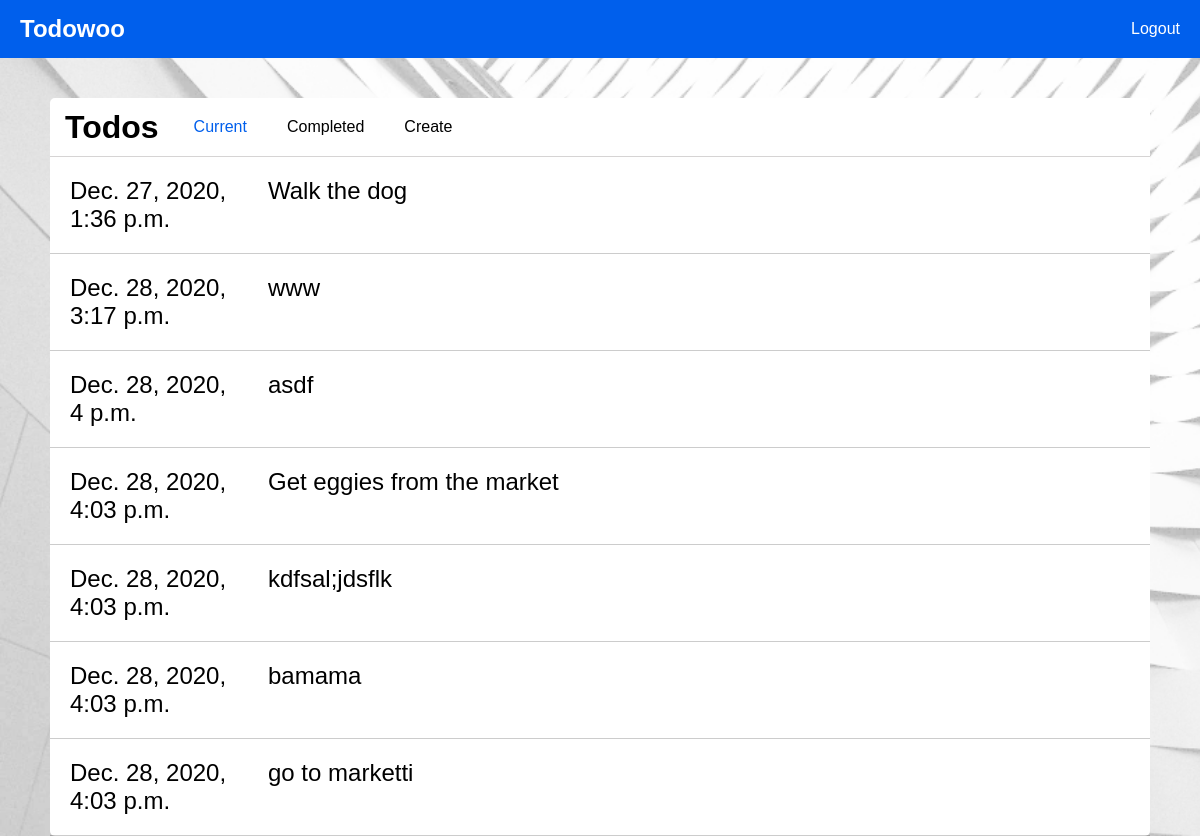
The app's page /current/ (signed in) with its own data.
### todo/models.py (models this page shows, shortened)
class todo(models.Model):
    title = models.CharField(max_length = 100)
    memo = models.TextField(blank=True)
    created = models.DateTimeField(auto_now_add=True)
    datecompleted = models.DateTimeField(null=True, blank=True)
    important = models.BooleanField(default=False)
    author =  models.ForeignKey(User, on_delete=models.CASCADE)

### todo/views.py (the view)
# urls.py: path('current/', views.current_todos, name='current_todos'),
def current_todos(request):
    if request.user.is_authenticated:
        todo_objects = todo.objects.filter(author = request.user)
        todo_objects_to_send = []
        for todo_obj in todo_objects:
            if not todo_obj.datecompleted:
                todo_objects_to_send.append(todo_obj)
        context = {
            'todos' : todo_objects_to_send
        }
        return render(request, 'todo/current_todos.html', context)
    else:
        return redirect('loginuser')

### todo/templates/todo/current_todos.html (shortened to what this page needs)
<!DOCTYPE html>
<html lang="en">
<head>
    {% load static %}
    <link rel="stylesheet" href="{% static 'css/home.css' %}">
    <link rel="stylesheet" href="{% static 'css/current.css' %}">
</head>
<body>
    <header>
        <nav class="navbar">
            <h1>
                Todowoo
            </h1>
            <ul>
                <li><form method="POST" action="{% url 'logoutuser' %}">{% csrf_token %}<button type="submit" class="nav-btn">Logout</button></form></li>
            </ul>
        </nav>
    </header>
    <div class="container-current">
        <div class="nav">
            <h1>Todos</h1>
            <ul>
                <li class="active">
                    <a href="#" id="current">Current</a>
                </li>
                <li><a href="{% url 'completed_todos' %}">Completed</a></li>
                <li><a href="{% url 'create_todo' %}">Create</a></li>
            </ul>
        </div>
        <div class="todos-table">
            {% for todo in todos %}
            <a href="{% url 'detail_page' todo.id %}" class="todos-detail-link">
            <div class="todos-row">
                <div class="todos-column-1">
                    <h2>{{ todo.created }}</h2>
                </div>
                <div class="todos-column-2">
                    <h2>{{ todo.title }}</h2>
                </div>
            </div>
            </a>
            {% endfor %}
        </div>
    </div>
</body>
</html>

### todo/static/css/home.css (style rules this page uses)
* { font-family: Arial, Helvetica, sans-serif; margin: 0; padding: 0; box-sizing: border-box; }
body { background-image: url("../images/background.jpg"); background-repeat: no-repeat; background-size: cover; }
:root { --primary-color: rgb(0, 95, 236); }
.navbar { display: flex; align-items: center; justify-content: space-between; background-color: var(--primary-color); color: white; }
.navbar h1 { padding-left: 20px; }
.navbar ul { list-style: none; }
.navbar ul li { float: left; }
.nav-btn { display: inline-block; padding: 20px; text-decoration: none; color: white; background-color: var(--primary-color); border: none; font-size: 1rem; }

### todo/static/css/current.css (style rules this page uses)
body { min-height: 100%; }
.container-current { display: flex; flex-direction: column; max-width: 1100px; border-radius: 5px; margin: auto; margin-top: 40px; background-color: white; border-radius: 5px; }
.container-current .nav { display: flex; align-items: center; justify-content: flex-start; border-bottom: solid 1px #d6d4d4; }
.container-current .nav h1 { color: black; padding: 0px 15px; }
.container-current .nav ul { list-style: none; }
.container-current .nav ul li { float: left; }
.container-current .nav ul li a { display: inline-block; text-decoration: none; color: black; padding: 20px }
#current { color: var(--primary-color); }
.todos-table { display: flex; flex-direction: column; }
.todos-table h2 { font-weight: 200; padding: 20px; }
.todos-row { display: flex; border-bottom: solid 1px rgba(0,0,0, 0.2); }
.todos-column-1 { width: 18%; }
.todos-column-2 { width: 82%; }
.todos-detail-link { display: block; width: 100%; height: 100%; text-decoration: none; color: black; }

### records on screen
todo: created "Dec. 27, 2020, 1:36 p.m.", title "Walk the dog"
todo: created "Dec. 28, 2020, 3:17 p.m.", title "www"
todo: created "Dec. 28, 2020, 4 p.m.", title "asdf"
todo: created "Dec. 28, 2020, 4:03 p.m.", title "Get eggies from the market"
todo: created "Dec. 28, 2020, 4:03 p.m.", title "kdfsal;jdsflk"
todo: created "Dec. 28, 2020, 4:03 p.m.", title "bamama"
todo: created "Dec. 28, 2020, 4:03 p.m.", title "go to marketti"
